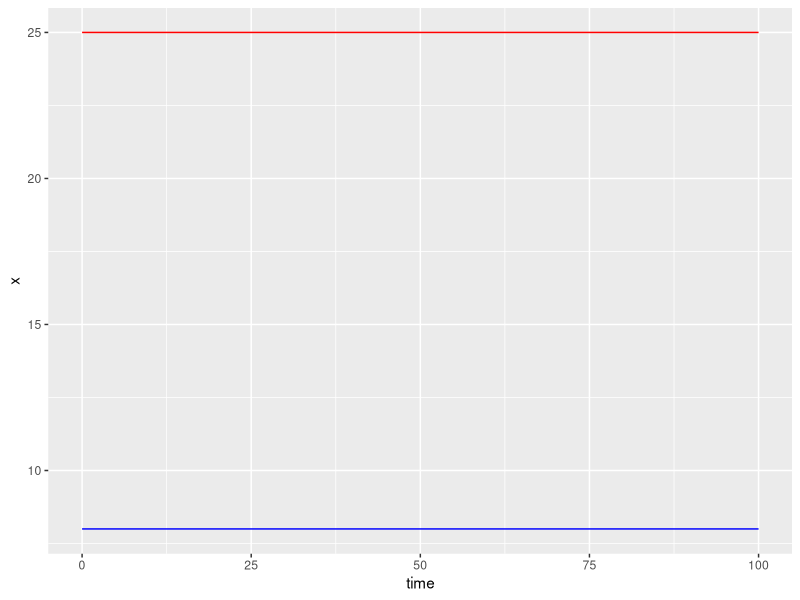
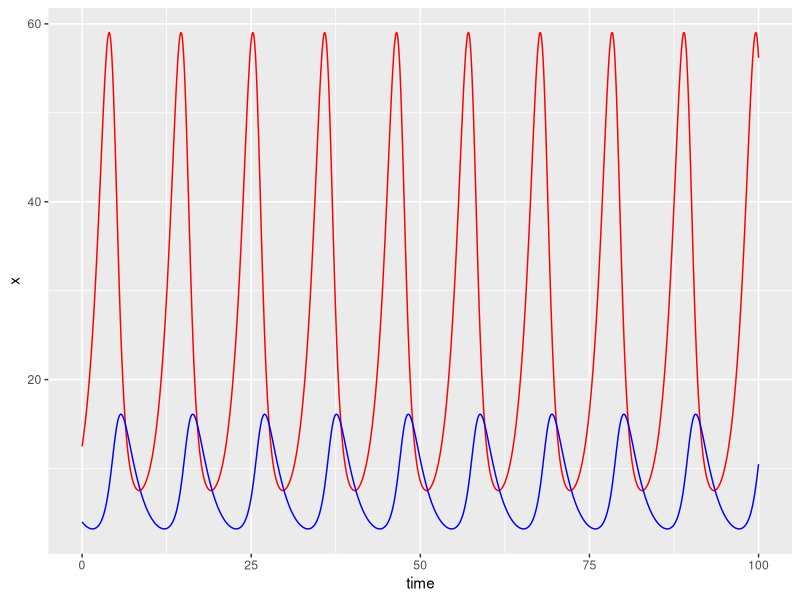
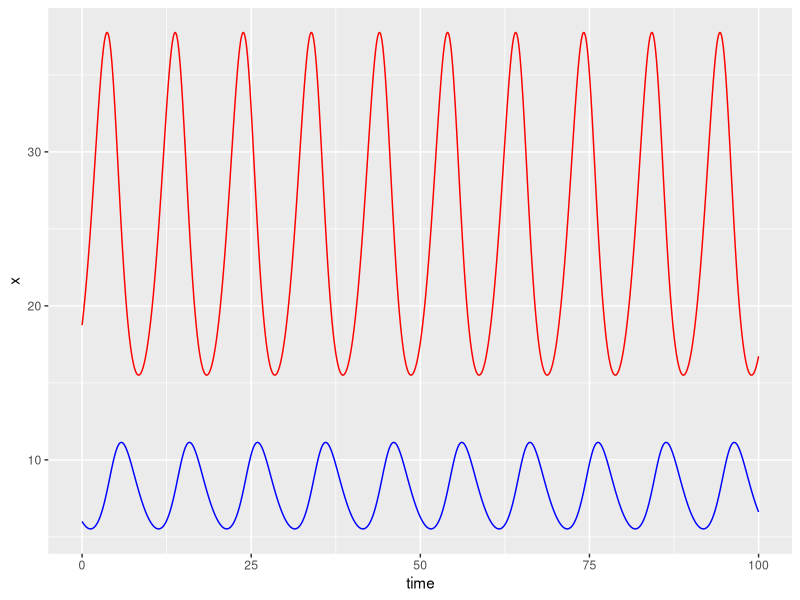
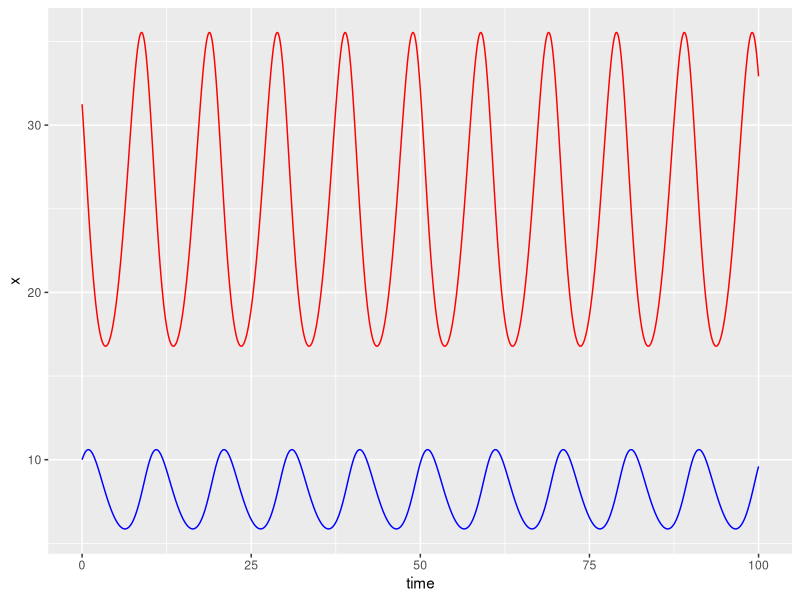
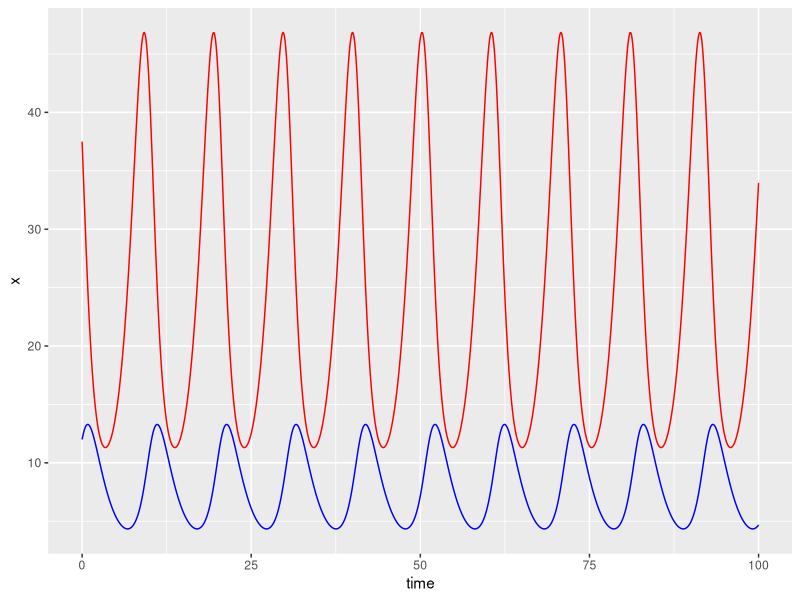
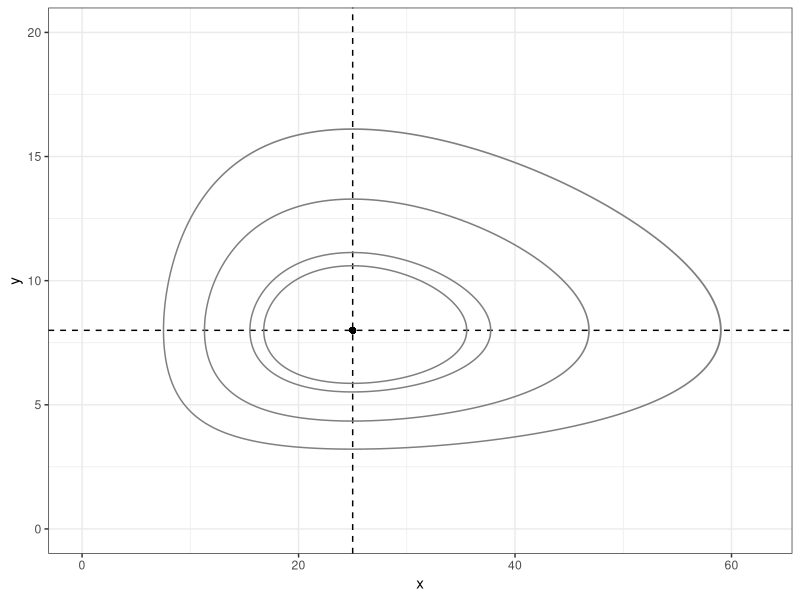
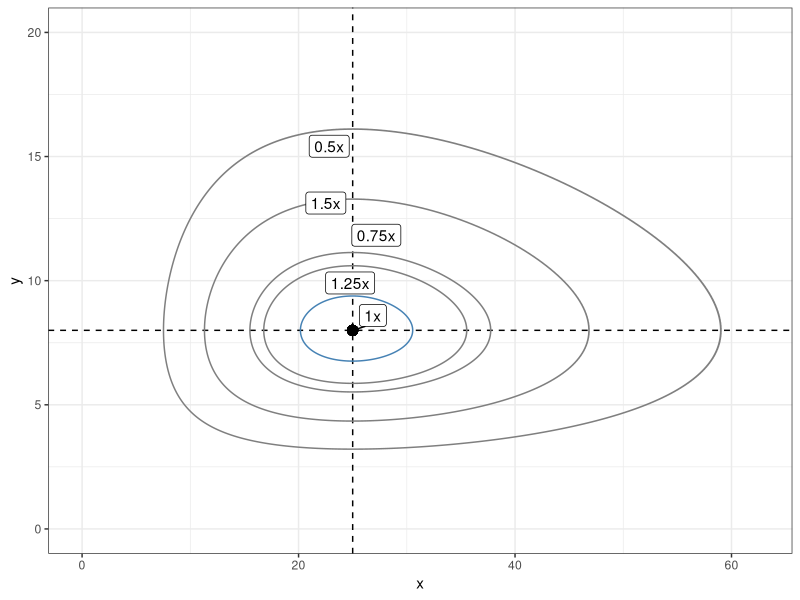
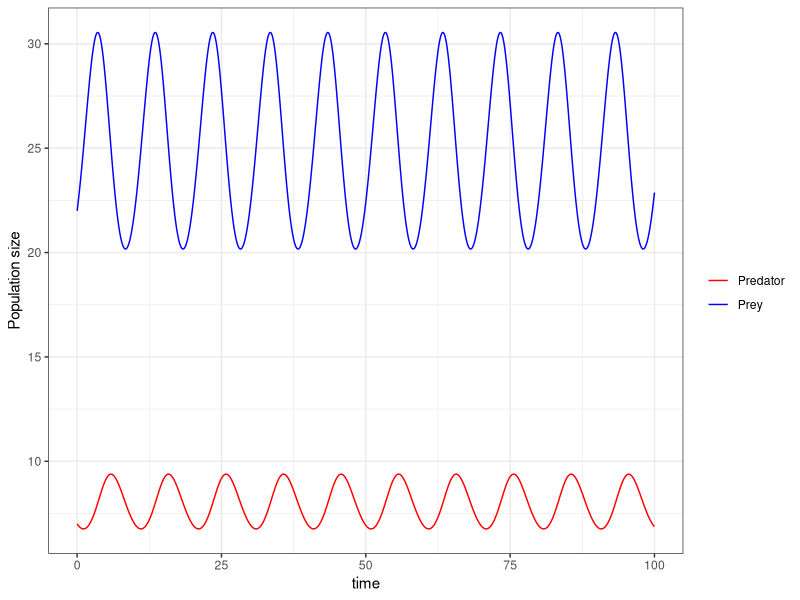

Write R code to recreate these figures, in order.
library(tidyverse)
library(deSolve)
library(ggrepel)

#### Predator-prey Model-------------------
### Hard coding approach
## Create a vector of parameters
param_eq<-c(alpha<-0.8,
            beta<-0.1,
            delta<-0.02,
            gamma<-0.5)
#therefore, equilibrium occurs at (25, 8)
xo_eq<-gamma/delta
yo_eq<-alpha/beta

#include additional starting population sizes
#0.5x
xo1<-.5*xo_eq
yo1<-.5*yo_eq

#0.75x
xo2<-.75*xo_eq
yo2<-.75*yo_eq

#1.25x
xo3<-1.25*xo_eq
yo3<-1.25*yo_eq

#1.5x
xo4<-1.5*xo_eq
yo4<-1.5*yo_eq


## Create state variables (prey and predator population sizes) as a vector with their initial values
state_eq<-c(x=xo_eq,
            y=yo_eq)

state1<-c(x=xo1,
          y=yo1)

state2<-c(x=xo2,y=yo2)

state3<-c(x=xo3,y=yo3)

state4<-c(x=xo4,y=yo4)


## Model equations
LVpred<-function(t,state,parameters){
  with(as.list(c(state,parameters)),{
    #rate of change equations
    dxdt<-(alpha*x)-(beta*x*y)
    dydt<-(delta*x*y)-(gamma*y)
    
    #returns rate of change
    list(c(dxdt,dydt))
  })
}


## Model application
#time specification
times<-seq(0,100,by=.1)

#model integration
ode(y=state_eq,times=times,func=LVpred,parms=param_eq) %>%
  as_tibble() -> outDF_eq

ode(y=state1,times=times,func=LVpred,parms=param_eq) %>%
  as_tibble() -> outDF1

ode(y=state2,times=times,func=LVpred,parms=param_eq) %>%
  as_tibble() -> outDF2

ode(y=state3,times=times,func=LVpred,parms=param_eq) %>%
  as_tibble() -> outDF3

ode(y=state4,times=times,func=LVpred,parms=param_eq) %>%
  as_tibble() -> outDF4


## Plot data
# Abundance vs. time
ggplot(outDF_eq) +
  geom_line(aes(time,x),color="red") +
  geom_line(aes(time,y),color="blue") 

ggplot(outDF1) +
  geom_line(aes(time,x),color="red") +
  geom_line(aes(time,y),color="blue") 

ggplot(outDF2) +
  geom_line(aes(time,x),color="red") +
  geom_line(aes(time,y),color="blue") 

ggplot(outDF3) +
  geom_line(aes(time,x),color="red") +
  geom_line(aes(time,y),color="blue") 

ggplot(outDF4) +
  geom_line(aes(time,x),color="red") +
  geom_line(aes(time,y),color="blue") 


# Predator vs. prey
ggplot(outDF_eq) +
  theme_bw() +
  geom_point(aes(x,y),color="black") +
  geom_hline(yintercept=yo_eq,linetype=2,color="black") +
  geom_vline(xintercept=xo_eq,linetype=2,color="black") +
  geom_path(data=outDF1,aes(x,y),color="gray50") +
  geom_path(data=outDF2,aes(x,y),color="gray50") +
  geom_path(data=outDF3,aes(x,y),color="gray50") +
  geom_path(data=outDF4,aes(x,y),color="gray50") +
  xlim(0,(2.5*xo_eq)) +
  ylim(0,(2.5*yo_eq))
  

#------------------------------------------------------
### Flexible-coding approach
## Initial values 
#store parameters as a vector
params<-c(alpha<-0.8,
          beta<-0.1,
          delta<-0.02,
          gamma<-0.5)

#store initial population sizes as a vector
xo<-22
yo<-7

inits<-c(x=xo,y=yo)

#turn time into a vector
times<-seq(0,100,by=.1) #here t=100


## Build DF of 'graduated' initial population sizes
pop_mods<-c(0.5,0.75,1,1.25,1.5)
stateDF<-tibble(x=pop_mods*(gamma/delta),
                y=pop_mods*(alpha/beta),
                text=c("0.5x","0.75x","1x","1.25x","1.5x"))


## Model equations for ode()
LVpred<-function(t,state,parameters){
  with(as.list(c(state,parameters)),{
    #rate of change equations
    dxdt<-(alpha*x)-(beta*x*y)
    dydt<-(delta*x*y)-(gamma*y)
    
    #returns rate of change
    list(c(dxdt,dydt))
  })
}


## Iteratively run ode() on stateDF
apply(stateDF[,1:2],1,
      function(x) as_tibble(ode(x %>% as.numeric() %>% setNames(c("x","y")),
                                times,LVpred,params))) -> predList 

Map(cbind,predList,text=stateDF[[3]]) %>%
  do.call("rbind",.) -> predDF


## Run function on initial population sizes
ode(inits,times,LVpred,params) %>%
  as_tibble() -> user_predDF

#NOTE: ends with two dfs: predDF (DFs of various proportions/multipliers of equilibrium pop sizes) and user_predDF 
#(the DF generated from the initial pop sizes selected by user)

#---------------------------------------------------------------------------
### Function-oriented approach
## Initial values
a<-0.8
b<-0.1
d<-0.02
g<-0.5

xo<-22
yo<-7

t<-100

## Create functions
# Model equations for ode()
LVpred<-function(t,state,parameters){
  with(as.list(c(state,parameters)),{
    #rate of change equations
    dxdt<-(alpha*x)-(beta*x*y)
    dydt<-(delta*x*y)-(gamma*y)
    
    #returns rate of change
    list(c(dxdt,dydt))
  })
}

# Build stateDF & iterate ode() over varied initial population sizes
predDF_builder<-function(alpha,beta,delta,gamma,t,func){
  #deSolve needed for ode()
  require(deSolve)
  #start with a pop_modifier vector
  mods<-c(0.5,0.75,1,1.25,1.5)
  #create stateDF using parameters
  tibble(prey=mods*(gamma/delta),
         pred=mods*(alpha/beta),
         text=paste0(mods,"x"))->stateDF
  #created times vector from t
  seq(0,t,by=.1)->times
  #turn parameters into vector
  pars<-c(alpha=alpha,beta=beta,delta=delta,gamma=gamma)
  #iterate ode() over each combination of pop sizes and append multiplier as text in third col
  apply(stateDF[,1:2],1,
        function(x) as_tibble(ode(x %>% as.numeric() %>% setNames(c("x","y")),
                                  times,func,pars))) %>%
    Map(cbind,.,text=stateDF[[3]]) %>%
    do.call("rbind",.) 
}
#Additional notes about function: 
#1) stateDF contains x & y that have been modified based on parameter ratios and a third column, text, that contains
#the modifier as a character string (e.g., "1.5x")
#2) t contains time as a sequence vector
#3) func contains the function that will be fed into ode()
#4) pars contains a vector of the parameters (i.e., alpha, beta, delta, gamma)

# Output x & y from user-defined initial pop values
user_predDF_builder<-function(xo,yo,alpha,beta,delta,gamma,t,func){
  require(deSolve)
  inits<-c(x=xo,y=yo)
  pars<-c(alpha=alpha,beta=beta,delta=delta,gamma=gamma)
  times<-seq(0,t,by=0.1)
  ode(inits,times,LVpred,pars) %>%
    as_tibble() 
}


## Apply functions
predDF<-predDF_builder(a,b,d,g,t,LVpred)
user_predDF<-user_predDF_builder(xo,yo,a,b,d,g,t,LVpred)


#----------------------------------------------------------------------------
## Build plot phases and add plot of initial population sizes
#create label dataframe
predDF %>%
  group_by(text) %>%
  summarize(x_eq=gamma/delta,
            y_max=max(y))-> pop_mods_labels

#develop phase plot
ggplot(data=predDF) +
  theme_bw() +
  geom_hline(yintercept=alpha/beta,linetype=2,color="black") +
  geom_vline(xintercept=gamma/delta,linetype=2,color="black") +
  geom_path(data=. %>% filter(text!="1x"),aes(x,y,group=text),color="gray50") +
  geom_point(data=. %>% filter(text=="1x"),aes(x,y),size=3) +
  geom_label_repel(data=pop_mods_labels,aes(x_eq,y_max,label=text)) +
  geom_path(data=user_predDF,aes(x,y),color="steelblue") +
  xlim(0,pmax(2.5*(gamma/delta),2.5*xo)) +
  ylim(0,pmax(2.5*(alpha/beta),2.5*yo))
  
  
## Plot x and y vs time
ggplot(data=user_predDF) +
  geom_line(aes(time,x,color="Prey")) +
  geom_line(aes(time,y,color="Predator")) +
  scale_color_manual(name="",values=c("Prey"="blue","Predator"="red")) +
  theme_bw() +
  labs(y="Population size")
  
  
